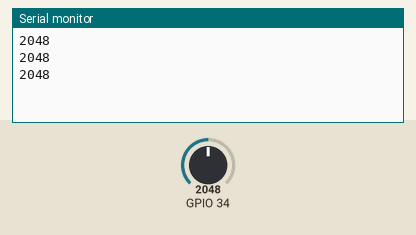
Simulated run of this sketch. Board: ESP32. Parts: the last lines printed to the serial monitor. The inputs (shaded band) are chosen by the test bench; at power-on: GPIO 34 = 2048.

Above: at 1.3 s.
1.4 s: GPIO 34 set to 2866
At 1.9 s:
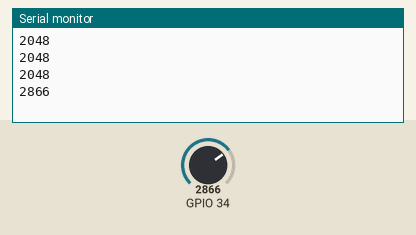
2.9 s: GPIO 34 set to 3603
At 3.4 s:
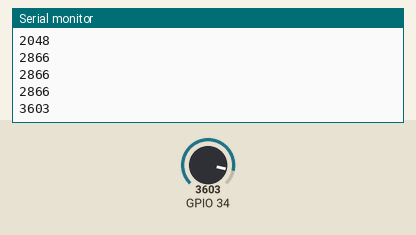
Timing chart, 0 to 5.9 s (numbered marks = the images above; inputs shaded):
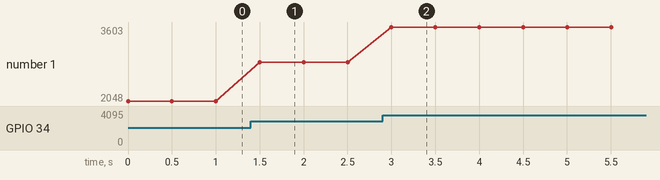

Measured:
- after the input at 1.4 s, the serial monitor: prints a new line after 0.10 s (image 1)
- after the input at 2.9 s, the serial monitor: prints a new line after 0.10 s (image 2)
- plotted number 1: 2048 → 2866 after the input at 1.4 s, 2866 → 3603 after the input at 2.9 s

The sketch:

Leitura_analogica.ino
```cpp
/*
 * Este programa lê continuamente o valor de um sensor analógico
 * (como um potenciômetro) conectado ao pino 34 do ESP32.
 * O valor lido (que varia de 0 a 4095) é enviado para o
 * Serial Monitor (Monitor Serial) do computador a cada 500ms.
 */

int Dados;

void setup() {
  Serial.begin(115200);  //Habilitar comunicação serial ESP32
}

void loop() {
  Dados = analogRead(34);  //Leitura potenciometro pino 34
  Serial.println(Dados);
  delay(500);  //500ms
}
```
